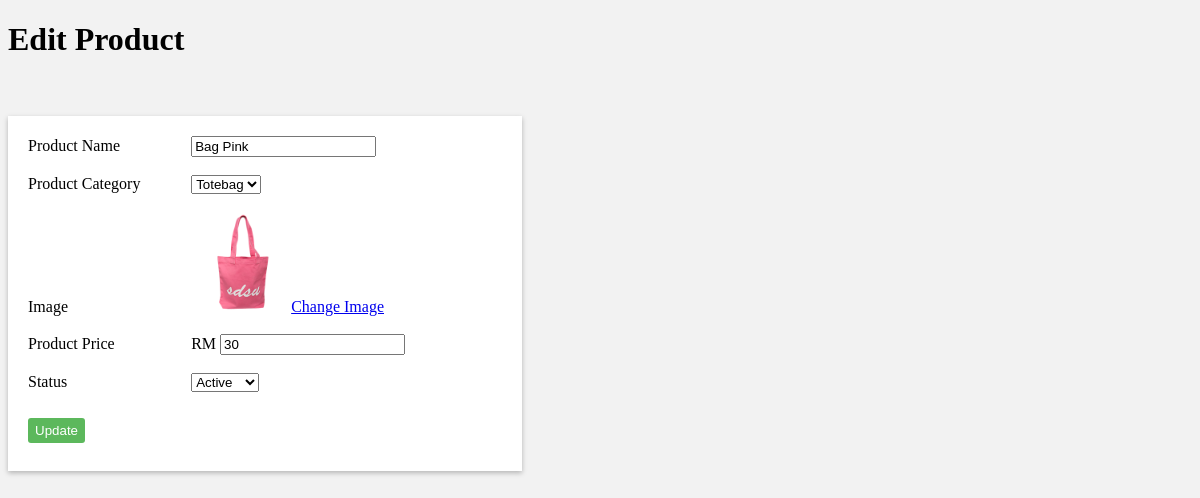
/admin/productedit.php?product_id=2, run on the app's committed database.
### tables this page shows
CREATE TABLE `product` (
  `product_id` int(100) NOT NULL,
  `product_name` varchar(100) NOT NULL,
  `product_category` varchar(100) NOT NULL,
  `product_image` varchar(100) NOT NULL,
  `price` int(11) NOT NULL,
  `product_status` varchar(100) NOT NULL
);

### admin/productedit.php (the view, shortened to what this page needs)
<?php
  include('include/dbcon.php');
  $product_id = $_GET['product_id'];
?>
<!DOCTYPE html>
<html>
<head>
</head>
<body>
  <div class="content">
    <h1>Edit Product</h1>
    <br>
    <br>
    <div>
      <?php
        if(isset($_GET["product_id"]))
       {
         $product_id = $_GET["product_id"];
       }
       $sql = "SELECT * FROM product WHERE product_id = '".$product_id."' ";
       $query = mysqli_query($conn,$sql);
       $result=mysqli_fetch_array($query,MYSQLI_ASSOC);
     ?>
      <form action="" id="productForm" name="insertproduct" method="post" enctype="multipart/form-data">
        <p>
          <label>Product Name</label>
          <input type="text" name="product_name" placeholder="Enter Category Name" value="<?php echo $result['product_name'];?>">
        </p><br>
        <p>
          <label>Product Category</label>
          <select name="category">
            <option value="<?php echo $result['product_category'];?>"><?php echo $result['product_category'];?></option>
            </select>
          </p><br>
          <p>
            <label>Image</label>
            <img src="productimages/<?php echo $product_id;?>/<?php echo $result['product_image'];?>" width="100" height="100"> <a href="update-image.php?product_id=<?php echo $result['product_id'];?>">Change Image</a>
          </p><br>
          <p>
            <label>Product Price</label>
            RM <input type="text" name="price" placeholder="Enter Category Price" value="<?php echo $result['price'];?>">
          </p><br>
          <p>
            <label>Status</label>
            <select name="productAvailability"  id="productAvailability">
              <option value="<?php echo $result['product_status'];?>"><?php echo $result['product_status'];?></option>
            </select>
          </p><br>
          <button type="submit" name="submit" class="buttonAdd">Update</button></a>
        </form>
      </div>
    </div>
  </body>
  </html>

### admin/productedit.php (style rules this page uses)
body { background-color: #f2f2f2; }
.buttonAdd { background-color: #5cb85c; color: white; margin: 8px 0; border: none; cursor: pointer; width: 35%; min-height: 25px; border-radius: 3px; }
form { display: table; background-color: #fff; box-shadow: 0 2px 5px rgba(0, 0, 0, .26); padding: 20px; width: 40%; }
input, select, label { display: table-cell; }
p { display: table-row; }

### data on the page
product: product_name "Bag Pink", category "Totebag", product_image (picture), price "30", productAvailability "Active"
